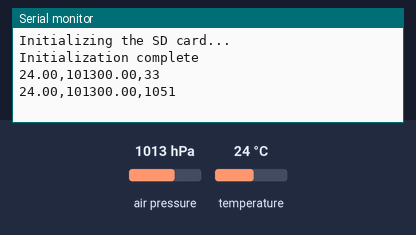
Simulated run of this sketch. Board: Arduino Uno, built with avr-gcc and run on an emulated ATmega328P. Parts: the last lines printed to the serial monitor. The inputs (shaded band) are chosen by the test bench; at power-on: air pressure 1013 hPa, temperature 24 °C. Storage starts empty.

Above: at 1.8 s.
1.9 s: air pressure set to 952 hPa
At 2.9 s:
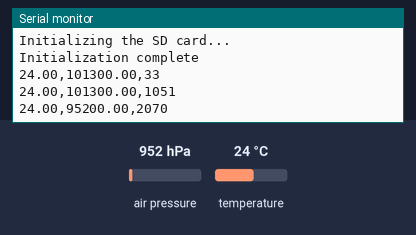
3.4 s: temperature set to 12 °C
At 4.7 s:
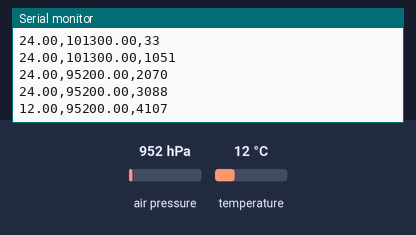
4.9 s: air pressure set to 975 hPa
At 5.5 s:
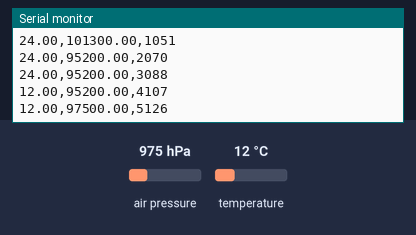
Timing chart, 0 to 7.9 s (numbered marks = the images above; inputs shaded):
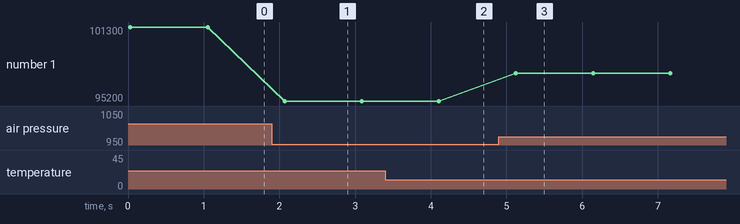

Measured:
- after the input at 1.9 s, the serial monitor: prints a new line after 0.17 s (image 1)
- after the input at 3.4 s, the serial monitor: prints a new line after 0.71 s (image 2)
- after the input at 4.9 s, the serial monitor: prints a new line after 0.22 s (image 3)
- plotted number 1: 101300 → 95200 after the input at 1.9 s, 95200 → 97500 after the input at 4.9 s

The sketch:

bmp180_toptechboy_dataLogging_SDshield_v1.ino
```cpp
#include <SD.h>
#include "Wire.h"
#include "Adafruit_BMP085.h"

Adafruit_BMP085 mySensor; // Create a pressure sensor called mySensor

float tempC;// variable to hold the temperature reading
float tempF;
float pressurePa; //variable to hold the barometric pressure in Pa
File myFile;

void setup() {
  // put your setup code here, to run once:
  Serial.begin(115200); //Start the serial monitor

  mySensor.begin();//initialize mySensor

  Serial.println("Initializing the SD card...");
  if(!SD.begin(10))
    {
      Serial.println("Initialization failed!!!");
      return;
    }
    Serial.println("Initialization complete");

}

void loop() {


  // put your main code here, to run repeatedly:
  tempC = mySensor.readTemperature();//read temperature in C
  tempF = tempC*1.8 + 32.; //convert temp to F

  pressurePa = mySensor.readPressure();// read pressure

  myFile = SD.open("test.csv", FILE_WRITE);

  if(myFile)
  {
    myFile.print(tempC);
    Serial.print(tempC);

    myFile.print(",");
    Serial.print(",");

    myFile.print(pressurePa);
    Serial.print(pressurePa);

    myFile.print(",");
    Serial.print(",");

    myFile.println(millis());
    Serial.println(millis());

    myFile.close();
  }

  else
  {
    Serial.print("Serial output only: ");
    Serial.print(tempC);
    Serial.print(" , ");
    Serial.println(pressurePa);
  }


  delay(1000);

}
```
